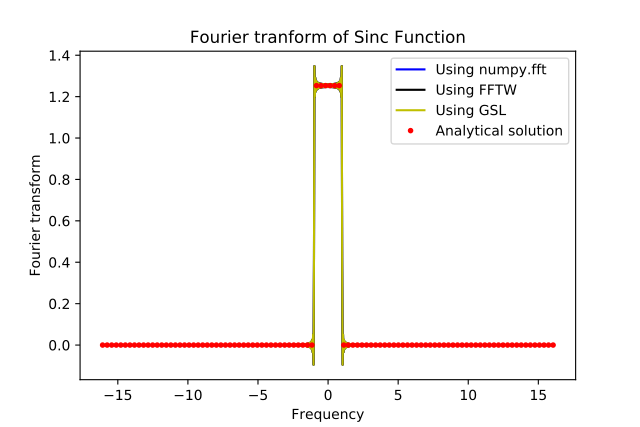

Reproduce this figure in Python.
"""
Author: Pruthvi Suryadevara
Email:  pruthvi.suryadevara@tifr.res.in
Finding fourier transform of Sinc function
Note: Instead of multipiying the solution by phase factor we are defining y that is already shifted
which mwke no difference as phase in fourier plane is shift in x plane
 
"""

import numpy as np
import matplotlib.pyplot as plt
import numpy.fft as ft


def f(x):                    # Defining Sinc Function
    y = np.zeros(len(x))
    for i in range(len(x)):
        if(x[i] != 0):
            y[i] = (np.sin(x[i]))/x[i]
        else:
            y[i] = 1
    return(y)


n = 1024                            # Taking number of points as power of 2
x = np.linspace(-100, 100, n+1)     # Defining x in the range
y = f(x[0:n])
y = ft.fftshift(y)                  # Defiing a symmetric matrix with y[0] is y(x=0)
ky = ft.fftshift(ft.fft(y))         # Fiding Fourier transform
k = 2*np.pi*ft.fftshift(ft.fftfreq(n, x[1]-x[0]))  # getting Frequency points   
c_factor = (x[1]-x[0])/np.sqrt(2*np.pi)    # constant factor to get Fourier transform form FFT
k_ac = np.linspace(k[0],k[len(k)-1],100)
a_sol=np.zeros(len(k_ac))
for i in range(len(k_ac)):
    if k_ac[i]>-1 and k_ac[i]<1:
        a_sol[i] = np.sqrt(np.pi/2)

plt.plot(k, c_factor*np.real(ky), 'b', label="Using numpy.fft")

p2 = np.genfromtxt('P_2.csv', delimiter=',')      # Loading solution by FFTW
p3 = np.genfromtxt('P_3.csv', delimiter=',')      # Loading solution form GSL
plt.plot(p2[:, 0], p2[:, 1], 'k', label="Using FFTW")
plt.plot(p3[:, 0], p3[:, 1], 'y', label="Using GSL")
plt.plot(k_ac, a_sol, '.r', label="Analytical solution")
plt.legend()
plt.xlabel("Frequency")
plt.ylabel("Fourier transform")
plt.title("Fourier tranform of Sinc Function")
plt.show()
